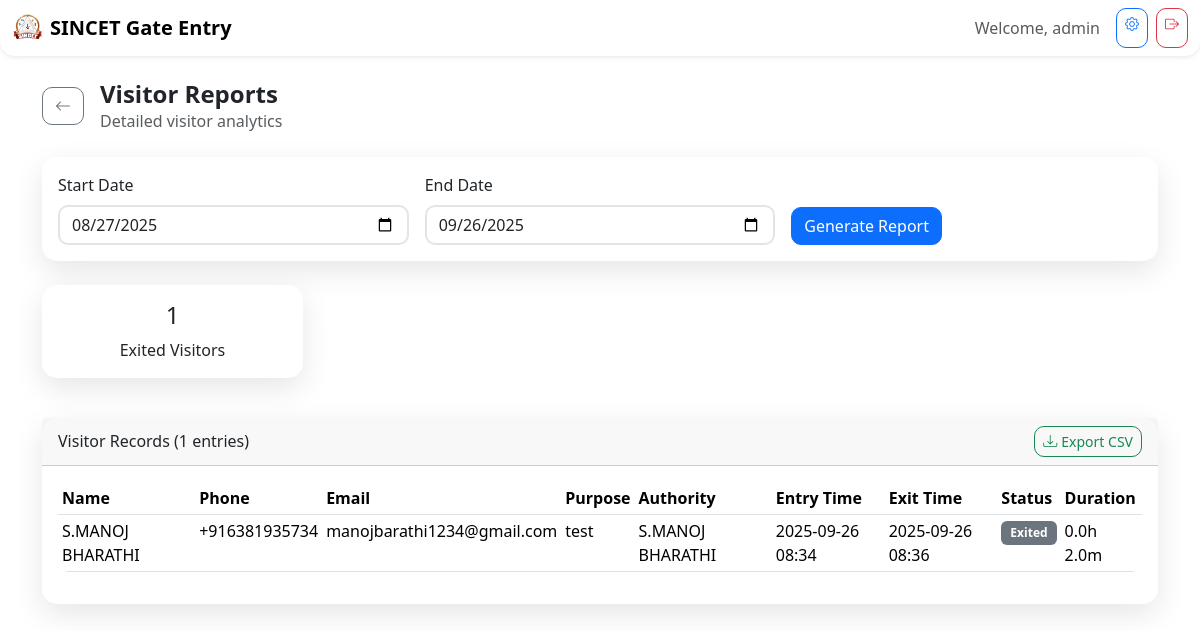
Before: /dashboard/reports (signed in) with the older database file.
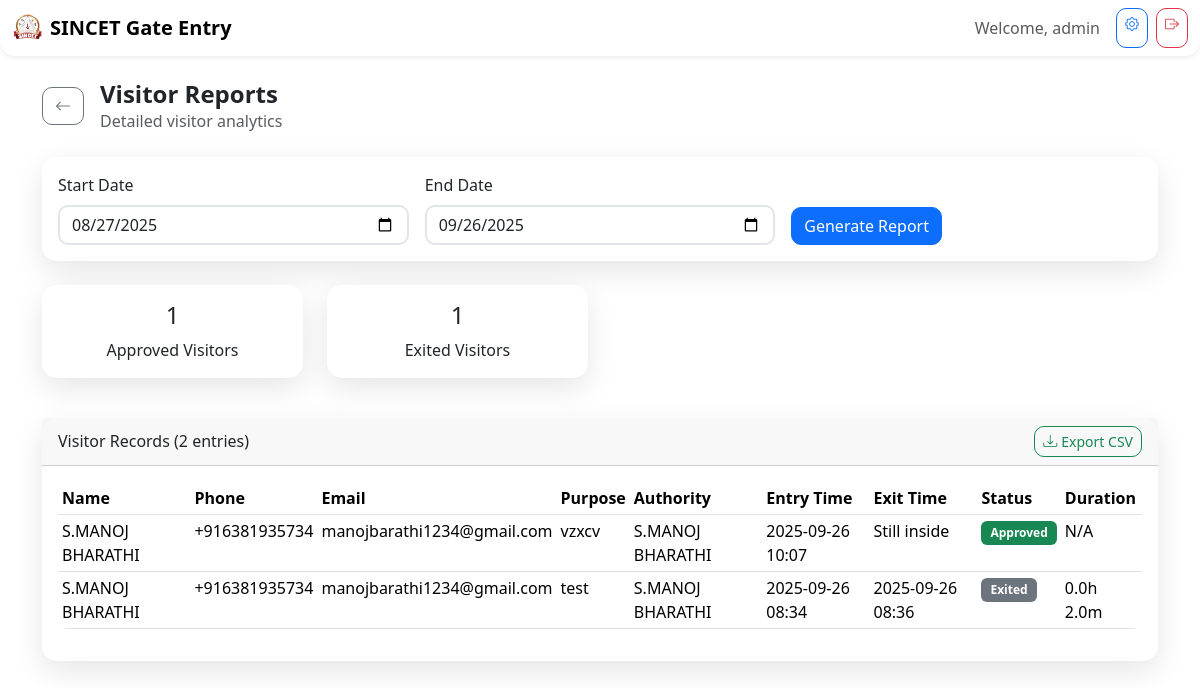
After: the same page with the newer database file.
### models.py (models this page shows, shortened)
class User(db.Model):
    __tablename__ = 'users'
    id = db.Column(db.String(36), primary_key=True, default=lambda: str(uuid.uuid4()))
    username = db.Column(db.String(80), unique=True, nullable=False)
    password = db.Column(db.String(120), nullable=False)
    role = db.Column(db.String(20), nullable=False, default='user')  # admin, authority, user
    is_active = db.Column(db.Boolean, default=True)
    created_at = db.Column(db.DateTime, default=datetime.utcnow)
    updated_at = db.Column(db.DateTime, default=datetime.utcnow, onupdate=datetime.utcnow)

class Visitor(db.Model):
    __tablename__ = 'visitors'
    id = db.Column(db.String(36), primary_key=True, default=lambda: str(uuid.uuid4()))
    name = db.Column(db.String(100), nullable=False)
    phone = db.Column(db.String(20), nullable=False)
    email = db.Column(db.String(120))
    purpose = db.Column(db.Text, nullable=False)
    photo_url = db.Column(db.String(200))
    entry_time = db.Column(db.DateTime, default=datetime.utcnow)
    exit_time = db.Column(db.DateTime)
    authority_id = db.Column(db.String(36), db.ForeignKey('authorities.id'))
    authority_permission_granted = db.Column(db.Boolean, default=False)
    permission_granted_at = db.Column(db.DateTime)
    status = db.Column(db.String(20), default='pending')  # pending, approved, rejected, exited
    created_by = db.Column(db.String(100))
    notes = db.Column(db.Text)
    created_at = db.Column(db.DateTime, default=datetime.utcnow)
    updated_at = db.Column(db.DateTime, default=datetime.utcnow, onupdate=datetime.utcnow)
    notifications = db.relationship('Notification', backref='visitor', lazy=True)

class Authority(db.Model):
    __tablename__ = 'authorities'
    id = db.Column(db.String(36), primary_key=True, default=lambda: str(uuid.uuid4()))
    name = db.Column(db.String(100), nullable=False)
    designation = db.Column(db.String(50), nullable=False)  # HOD, Principal, Staff
    department = db.Column(db.String(100))
    phone = db.Column(db.String(20))
    email = db.Column(db.String(120))
    role = db.Column(db.String(20), default='staff')  # admin, hod, staff
    is_active = db.Column(db.Boolean, default=True)
    created_at = db.Column(db.DateTime, default=datetime.utcnow)
    updated_at = db.Column(db.DateTime, default=datetime.utcnow, onupdate=datetime.utcnow)
    visitors = db.relationship('Visitor', backref='authority', lazy=True)
    notifications = db.relationship('Notification', backref='authority', lazy=True)

### routes/dashboard.py (the view)
    def decorated_function(*args, **kwargs):
        if 'user_id' not in session:
            return redirect(url_for('auth.login'))
        return f(*args, **kwargs)

### routes/dashboard.py (called while the page is built)
def login_required(f):
    def decorated_function(*args, **kwargs):
        if 'user_id' not in session:
            return redirect(url_for('auth.login'))
        return f(*args, **kwargs)
    decorated_function.__name__ = f.__name__
    return decorated_function

### templates/dashboard/visitor_reports.html (shortened to what this page needs)
{% extends "base.html" %}
{% block content %}
<div class="container py-4">
    <div class="d-flex align-items-center mb-4">
        <a href="{{ url_for('dashboard.reports') }}" class="btn btn-outline-secondary me-3">
            <i class="bi bi-arrow-left"></i>
        </a>
        <div>
            <h1 class="h4 fw-bold mb-0">Visitor Reports</h1>
            <p class="text-muted mb-0">Detailed visitor analytics</p>
        </div>
    </div>
    <div class="card mb-4">
        <div class="card-body">
            <form method="GET" class="row g-3">
                <div class="col-md-4">
                    <label for="start_date" class="form-label">Start Date</label>
                    <input type="date" class="form-control" id="start_date" name="start_date" value="{{ start_date }}">
                </div>
                <div class="col-md-4">
                    <label for="end_date" class="form-label">End Date</label>
                    <input type="date" class="form-control" id="end_date" name="end_date" value="{{ end_date }}">
                </div>
                <div class="col-md-4 d-flex align-items-end">
                    <button type="submit" class="btn btn-primary">Generate Report</button>
                </div>
            </form>
        </div>
    </div>
    {% if status_counts %}
    <div class="row mb-4">
        {% for status, count in status_counts %}
        <div class="col-md-3 mb-3">
            <div class="card text-center">
                <div class="card-body">
                    <h4 class="card-title">{{ count }}</h4>
                    <p class="card-text">{{ status.title() }} Visitors</p>
                </div>
            </div>
        </div>
        {% endfor %}
    </div>
    {% endif %}
    {% if visitors %}
    <div class="card">
        <div class="card-header d-flex justify-content-between align-items-center">
            <h6 class="mb-0">Visitor Records ({{ visitors|length }} entries)</h6>
            <button class="btn btn-outline-success btn-sm" onclick="exportToCSV()">
                <i class="bi bi-download me-1"></i>Export CSV
            </button>
        </div>
        <div class="card-body">
            <div class="table-responsive">
                <table class="table table-sm" id="visitorsTable">
                    <thead>
                        <tr>
                            <th>Name</th>
                            <th>Phone</th>
                            <th>Email</th>
                            <th>Purpose</th>
                            <th>Authority</th>
                            <th>Entry Time</th>
                            <th>Exit Time</th>
                            <th>Status</th>
                            <th>Duration</th>
                        </tr>
                    </thead>
                    <tbody>
                        {% for visitor in visitors %}
                        <tr>
                            <td>{{ visitor.name }}</td>
                            <td>{{ visitor.phone }}</td>
                            <td>{{ visitor.email or 'N/A' }}</td>
                            <td>{{ visitor.purpose[:30] }}{% if visitor.purpose|length > 30 %}...{% endif %}</td>
                            <td>{{ visitor.authority.name if visitor.authority else 'N/A' }}</td>
                            <td>{{ visitor.entry_time.strftime('%Y-%m-%d %H:%M') if visitor.entry_time else 'N/A' }}</td>
                            <td>{{ visitor.exit_time.strftime('%Y-%m-%d %H:%M') if visitor.exit_time else 'Still inside' }}</td>
                            <td>
                                <span class="badge bg-{{ 'success' if visitor.status == 'approved' else 'warning' if visitor.status == 'pending' else 'danger' if visitor.status == 'rejected' else 'secondary' }}">
                                    {{ visitor.status.title() }}
                                </span>
                            </td>
                            <td>
                                {% if visitor.exit_time and visitor.entry_time %}
                                    {% set duration = visitor.exit_time - visitor.entry_time %}
                                    {{ duration.total_seconds() // 3600 }}h {{ (duration.total_seconds() % 3600) // 60 }}m
                                {% else %}
                                    N/A
                                {% endif %}
                            </td>
                        </tr>
                        {% endfor %}
                    </tbody>
                </table>
            </div>
        </div>
    </div>
    {% else %}
    <div class="text-center py-5">
        <i class="bi bi-file-earmark-bar-graph fs-1 text-muted"></i>
        <h4 class="mt-3 text-muted">No data for selected period</h4>
        <p class="text-muted">Try adjusting the date range.</p>
    </div>
    {% endif %}
</div>
{% endblock %}

### templates/base.html (shortened to what this page needs)
<!DOCTYPE html>
<html lang="en">
<head>
    <link href="https://cdn.jsdelivr.net/npm/bootstrap@5.3.2/dist/css/bootstrap.min.css" rel="stylesheet">
    <link href="https://cdn.jsdelivr.net/npm/bootstrap-icons@1.11.2/font/bootstrap-icons.css" rel="stylesheet">
    <link href="{{ url_for('static', filename='css/style.css') }}" rel="stylesheet">
</head>
<body class="bg-gradient">
    {% if current_user %}
    <nav class="navbar navbar-expand-lg navbar-light bg-white shadow-sm">
        <div class="container-fluid">
            <a class="navbar-brand d-flex align-items-center" href="{{ url_for('index') }}">
                <img src="{{ url_for('static', filename='sincet1.png') }}" alt="SINCET Logo" height="30" class="me-2">
                <span class="fw-bold">SINCET Gate Entry</span>
            </a>
            <div class="navbar-nav ms-auto d-flex flex-row">
                <span class="navbar-text me-3">Welcome, {{ current_user.username }}</span>
                {% if current_user.role == 'admin' %}
                <a href="{{ url_for('authority.list') }}" class="btn btn-outline-primary btn-sm me-2">
                    <i class="bi bi-gear"></i>
                </a>
                {% endif %}
                <a href="{{ url_for('auth.logout') }}" class="btn btn-outline-danger btn-sm">
                    <i class="bi bi-box-arrow-right"></i>
                </a>
            </div>
        </div>
    </nav>
    {% endif %}
    <main class="container-fluid">
        {% block content %}{% endblock %}
    </main>
</body>
</html>

### static/css/style.css (style rules this page uses)
.bg-gradient { background: linear-gradient(135deg, #667eea 0%, #764ba2 100%); min-height: 100vh; }
.card { border: none; border-radius: 15px; box-shadow: 0 10px 30px rgba(0, 0, 0, 0.1); }
.btn { border-radius: 10px; transition: all 0.3s ease; }
.navbar { border-radius: 0 0 15px 15px; }
.form-control { border-radius: 10px; border: 2px solid #e1e5e9; transition: all 0.3s ease; }
.badge { font-size: 0.75em; padding: 0.5em 0.75em; }
.table { border-radius: 10px; overflow: hidden; }

Changed rows visible on the page:
added Visitor: authority_permission_granted "1", title "Approved", name "S.MANOJ BHARATHI", phone "+916381935734", email "manojbarathi1234@gmail.com", purpose "vzxcv", authority "S.MANOJ BHARATHI", entry_time "2025-09-26 10:07", exit_time "Still inside", status "Approved", shows "N/A"
Other visible differences:
{{ visitors|length }}: "1" → "2"
